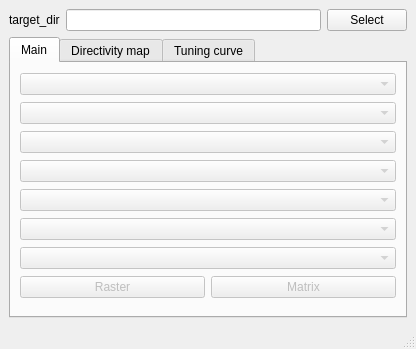
<?xml version="1.0" encoding="UTF-8"?>
<ui version="4.0">
 <class>MainWindow</class>
 <widget class="QMainWindow" name="MainWindow">
  <property name="geometry">
   <rect>
    <x>0</x>
    <y>0</y>
    <width>416</width>
    <height>349</height>
   </rect>
  </property>
  <property name="windowTitle">
   <string>MainWindow</string>
  </property>
  <widget class="QWidget" name="centralwidget">
   <layout class="QVBoxLayout" name="verticalLayout_8">
    <item>
     <layout class="QHBoxLayout" name="horizontalLayout_4">
      <item>
       <widget class="QLabel" name="label">
        <property name="text">
         <string>target_dir</string>
        </property>
       </widget>
      </item>
      <item>
       <widget class="QLineEdit" name="DirEditor"/>
      </item>
      <item>
       <widget class="QPushButton" name="OpenDialogButton">
        <property name="text">
         <string>Select</string>
        </property>
       </widget>
      </item>
     </layout>
    </item>
    <item>
     <widget class="QTabWidget" name="tabWidget">
      <property name="currentIndex">
       <number>0</number>
      </property>
      <widget class="QWidget" name="tab_3">
       <attribute name="title">
        <string>Main</string>
       </attribute>
       <layout class="QHBoxLayout" name="horizontalLayout">
        <item>
         <layout class="QVBoxLayout" name="verticalLayout_6">
          <item>
           <widget class="QComboBox" name="PeriodCB">
            <property name="enabled">
             <bool>false</bool>
            </property>
           </widget>
          </item>
          <item>
           <widget class="QComboBox" name="TrialCB">
            <property name="enabled">
             <bool>false</bool>
            </property>
           </widget>
          </item>
          <item>
           <widget class="QComboBox" name="GmaxCB">
            <property name="enabled">
             <bool>false</bool>
            </property>
           </widget>
          </item>
          <item>
           <widget class="QComboBox" name="FlucCB">
            <property name="enabled">
             <bool>false</bool>
            </property>
           </widget>
          </item>
          <item>
           <widget class="QComboBox" name="JitterCB">
            <property name="enabled">
             <bool>false</bool>
            </property>
           </widget>
          </item>
          <item>
           <widget class="QComboBox" name="AmpCB">
            <property name="enabled">
             <bool>false</bool>
            </property>
           </widget>
          </item>
          <item>
           <widget class="QComboBox" name="FreqCB">
            <property name="enabled">
             <bool>false</bool>
            </property>
           </widget>
          </item>
          <item>
           <layout class="QHBoxLayout" name="horizontalLayout_2">
            <item>
             <widget class="QPushButton" name="RasterDrawButton">
              <property name="enabled">
               <bool>false</bool>
              </property>
              <property name="text">
               <string>Raster</string>
              </property>
             </widget>
            </item>
            <item>
             <widget class="QPushButton" name="MatrixDrawButton">
              <property name="enabled">
               <bool>false</bool>
              </property>
              <property name="text">
               <string>Matrix</string>
              </property>
             </widget>
            </item>
           </layout>
          </item>
         </layout>
        </item>
       </layout>
      </widget>
      <widget class="QWidget" name="tab_4">
       <attribute name="title">
        <string>Directivity map</string>
       </attribute>
       <layout class="QHBoxLayout" name="horizontalLayout_6">
        <item>
         <layout class="QVBoxLayout" name="verticalLayout_9">
          <item>
           <widget class="QComboBox" name="PeriodCB_2">
            <property name="enabled">
             <bool>false</bool>
            </property>
           </widget>
          </item>
          <item>
           <widget class="QComboBox" name="TrialCB_2">
            <property name="enabled">
             <bool>false</bool>
            </property>
           </widget>
          </item>
          <item>
           <widget class="QComboBox" name="GmaxCB_2">
            <property name="enabled">
             <bool>false</bool>
            </property>
           </widget>
          </item>
          <item>
           <widget class="QComboBox" name="JitterCB_2">
            <property name="enabled">
             <bool>false</bool>
            </property>
           </widget>
          </item>
          <item>
           <widget class="QComboBox" name="AmpCB_2">
            <property name="enabled">
             <bool>false</bool>
            </property>
           </widget>
          </item>
          <item>
           <layout class="QHBoxLayout" name="horizontalLayout_5">
            <item>
             <widget class="QPushButton" name="MapDrawButton">
              <property name="text">
               <string>Draw</string>
              </property>
             </widget>
            </item>
           </layout>
          </item>
         </layout>
        </item>
       </layout>
      </widget>
      <widget class="QWidget" name="tab">
       <attribute name="title">
        <string>Tuning curve</string>
       </attribute>
       <layout class="QHBoxLayout" name="horizontalLayout_9">
        <item>
         <layout class="QVBoxLayout" name="verticalLayout">
          <item>
           <widget class="QComboBox" name="PeriodCB_3">
            <property name="enabled">
             <bool>false</bool>
            </property>
           </widget>
          </item>
          <item>
           <widget class="QComboBox" name="TrialCB_3">
            <property name="enabled">
             <bool>false</bool>
            </property>
           </widget>
          </item>
          <item>
           <widget class="QComboBox" name="GmaxCB_3">
            <property name="enabled">
             <bool>false</bool>
            </property>
           </widget>
          </item>
          <item>
           <widget class="QComboBox" name="JitterCB_3">
            <property name="enabled">
             <bool>false</bool>
            </property>
           </widget>
          </item>
          <item>
           <widget class="QComboBox" name="AmpCB_3">
            <property name="enabled">
             <bool>false</bool>
            </property>
           </widget>
          </item>
          <item>
           <layout class="QHBoxLayout" name="horizontalLayout_8">
            <item>
             <widget class="QComboBox" name="FreqCB_3_1">
              <property name="enabled">
               <bool>false</bool>
              </property>
             </widget>
            </item>
            <item>
             <widget class="QComboBox" name="FreqCB_3_2">
              <property name="enabled">
               <bool>false</bool>
              </property>
             </widget>
            </item>
           </layout>
          </item>
          <item>
           <layout class="QHBoxLayout" name="horizontalLayout_7">
            <item>
             <widget class="QPushButton" name="TuningCurveDrawButton">
              <property name="enabled">
               <bool>false</bool>
              </property>
              <property name="text">
               <string>Draw</string>
              </property>
             </widget>
            </item>
           </layout>
          </item>
         </layout>
        </item>
       </layout>
      </widget>
     </widget>
    </item>
   </layout>
  </widget>
  <widget class="QMenuBar" name="menubar">
   <property name="geometry">
    <rect>
     <x>0</x>
     <y>0</y>
     <width>416</width>
     <height>24</height>
    </rect>
   </property>
  </widget>
  <widget class="QStatusBar" name="statusbar"/>
 </widget>
 <resources/>
 <connections/>
</ui>
